Frame 1 (no input): blank canvas, image omitted
Frame 60 (the mouse pressed at the canvas centre just before this capture): blank canvas, image omitted
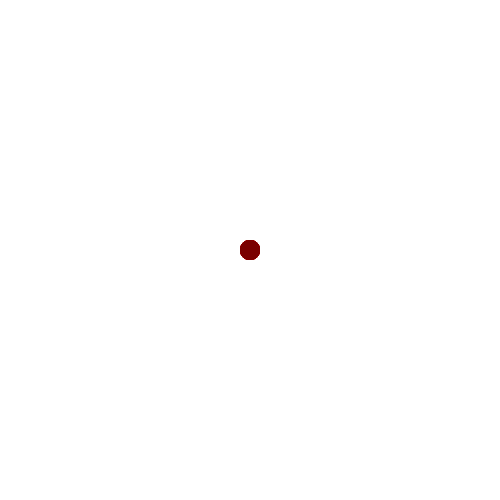
Frame 120 (the mouse held since frame 60 and released just before this capture)

The Processing sketch whose frames 1 and 60 were blank and that drew this single picture after the mouse press (run headless with seeded random() and noise(); from frame 60 on, the mouse is pressed at the canvas centre):

// Processing sketch: processing_108987
// ── processing_108987.pde


//Declare some vars
float r;
float g;
float b;
float a;
float diam;
int count;
int state;

//Setup + set count and state variables
void setup() {
  count = 0;
  state = 0;

  size(500, 500);
  background(255);
  smooth();
}

void draw() {

//Picks random color variables on every update
r = random(100,255);
g = random(100,255);
b = random(100,255);
a = random(100,255);
  
//Draws random reds in state 0  
  if (state == 0 && mousePressed)
  {  
    count++;
    
    noStroke();
    fill(r, 0, 0, a);
    ellipse(mouseX, mouseY, 20, 20);    

    if (count > 120)
    {
      state = 1;
    }
  } 

//Draws random greens in state 1
  if (state == 1 && mousePressed)
  {  
    count++;

    noStroke();
    fill(0, g, 0, a);
    ellipse(mouseX, mouseY, 20, 20);    

    if (count > 240)
    {
      state = 2;
    }
  }

//Draws random blues in state 2 
  if (state == 2 && mousePressed)
  {  
    count++;

    noStroke();
    fill(0, 0, b, a);
    ellipse(mouseX, mouseY, 20, 20);    

    if (count > 360)
    {
      state = 3;
    }
  }

//Draws random yellows in state 3
  if (state == 3 && mousePressed)
  {  
    count++;
   
    noStroke();
    fill(r, g, 0, a);
    ellipse(mouseX, mouseY, 20, 20);    

    if (count > 480)
    {
      state = 4;
    }
  }
  
//Draws random cyans in state 4  
  if (state == 4 && mousePressed)
  {  
    count++;

    noStroke();
    fill(0, g, b, a);
    ellipse(mouseX, mouseY, 20, 20);    

    if (count > 600)
    {
      state = 5;
    }
  }
  
//Draws random violets in state 5  
  if (state == 5 && mousePressed)
  {  
    count++;

    noStroke();
    fill(r, 0, b, a);
    ellipse(mouseX, mouseY, 20, 20);    

    if (count > 720)
    {
      state = 0;
      count = 0;
    }
  }
}
